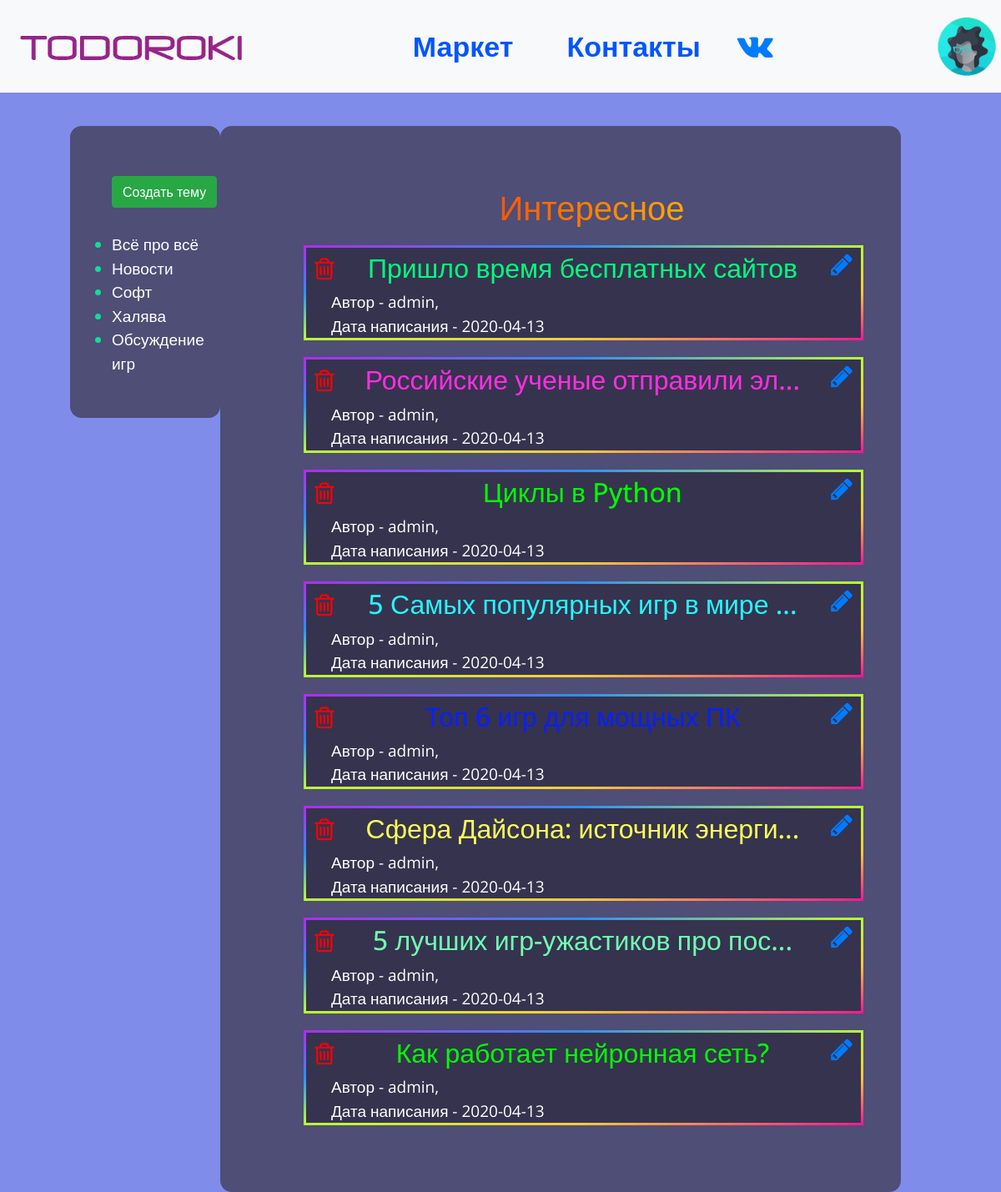
The page / (signed in) on the database its author committed.
### data/users.py (models this page shows, shortened)
class User(SqlAlchemyBase, UserMixin, SerializerMixin):  # класс пользователей
    __tablename__ = 'users'
    id = sqlalchemy.Column(sqlalchemy.Integer, primary_key=True, autoincrement=True, unique=True)
    nickname = sqlalchemy.Column(sqlalchemy.String, unique=True)
    email = sqlalchemy.Column(sqlalchemy.String)
    hashed_password = sqlalchemy.Column(sqlalchemy.String)
    date_of_registration = sqlalchemy.Column(sqlalchemy.String,
                                             default=datetime.datetime.now().date())
    root = sqlalchemy.Column(sqlalchemy.Boolean, default=False)
    avatar = sqlalchemy.Column(sqlalchemy.String)
    news = orm.relation('News', back_populates='user')

### data/news.py (models this page shows)
class News(SqlAlchemyBase, UserMixin, SerializerMixin):  # класс тем
    __tablename__ = 'news'
    id = sqlalchemy.Column(sqlalchemy.Integer, primary_key=True, autoincrement=True, unique=True)
    color = sqlalchemy.Column(sqlalchemy.String)
    title = sqlalchemy.Column(sqlalchemy.String)
    text = sqlalchemy.Column(sqlalchemy.String)
    creator = sqlalchemy.Column(sqlalchemy.Integer, sqlalchemy.ForeignKey("users.id"))
    date_of_create = sqlalchemy.Column(sqlalchemy.String,  default=datetime.datetime.now().date())
    category = sqlalchemy.Column(sqlalchemy.String)
    user = orm.relation('User')

### main.py (the view)
@app.route("/")  # главная страница
def index():
    session = db_session.create_session()
    new = session.query(news.News).all()
    new.reverse()  # переворачиваем все новости, чтобы новые новости были сверху
    if current_user.is_authenticated:  # если пользователь авторизован
        return render_template('forum.html', title='Todoroki', nickname=current_user.nickname,
                               image=current_user.avatar, news=new)
    return render_template('forum.html', title='Todoroki', news=new)

### data/db_session.py (called while the page is built)
def create_session() -> Session:
    global __factory
    return __factory()

### main.py (called while the page is built)
@login_manager.user_loader
def load_user(user_id):  # функция для загрузки пользователя
    sessions = db_session.create_session()
    return sessions.query(users.User).get(user_id)

### templates/forum.html
{% extends "base.html" %}
{% block content %}
    <div class="themes">
        <ul>
            {% if current_user.is_authenticated %}
                <a href="/news"><button type="button" class="btn btn-success" style="margin-bottom: 30px;">Создать тему</button></a>
            {% endif %}
            <li><a href="/" style="color: white;">Всё про всё</a></li>
            <li><a href="/only_news" style="color: white;">Новости</a></li>
            <li><a href="/only_soft" style="color: white;">Софт</a></li>
            <li><a href="/only_halyava" style="color: white;">Халява</a></li>
            <li><a href="/only_games" style="color: white;">Обсуждение игр</a></li>
        </ul>
    </div>
    <div class="contentss">
        <h1 style="text-align:center;" class="login-text rainbow-animated">Интересное</h1>
    {% for item in news %}
        {% set idd = item.id %}
        {% set stylee = "text-align:center;" + "color:#" ~ item.color + ";" %}
        {% set hr = '/discussion/' ~ idd %}
        {% set hr_edit = '/change_news/' ~ idd %}
        {% set hr_delete = '/news_delete/' ~ idd %}
        <div class="rainbowborder">
            {% if current_user.is_authenticated and (current_user.root == 1 or current_user == item.user) %}
                <div style="display: flex; justify-content: space-between;">
                    {% else %}
              <div>
                  {% endif %}
             {% if current_user.is_authenticated and (current_user.root == 1 or current_user == item.user) %}
            <a href={{hr_delete}}><i class="fa fa-trash-o" aria-hidden="true" style="color: red; font-size: 30px; padding-left: 10px; padding-top: 5px;"></i></a>
               {% endif %}
                  {% if item.title|length > 30 %}
                    <a style="text-decoration: none;" href={{hr}}><h2 style={{stylee}}>{{item.title[0:30]}}...</h2></a>
                  {% else %}
                    <a style="text-decoration: none;" href={{hr}}><h2 style={{stylee}}>{{item.title}}</h2></a>
                  {% endif %}
                {% if current_user.is_authenticated and (current_user.root == 1 or current_user == item.user) %}
                        <a href={{hr_edit}}><i class="fa fa-pencil" aria-hidden="true" style="font-size: 30px;padding-right: 10px;"></i></a>
                {% endif %}
                </div>
            <div style="margin-left: 30px; color: white;">
                Автор - {{item.user.nickname}}, <br>
                Дата написания - {{item.date_of_create}}
            </div>
        </div>
        {% endfor %}
    </div>
{% endblock %}

### templates/base.html (shortened to what this page needs)
<!DOCTYPE html>
<html lang="en">
<head>
    <link rel="stylesheet"
          href="https://maxcdn.bootstrapcdn.com/font-awesome/4.7.0/css/font-awesome.min.css">
    <link rel="stylesheet"
          href="https://stackpath.bootstrapcdn.com/bootstrap/4.4.1/css/bootstrap.min.css"
>
    <link rel="stylesheet" href="/static/styles/styles.css" type="text/css">
    <link rel="stylesheet" href="/static/styles/rainbow.css" type="text/css">
</head>
<body>
    <header>
        <nav class="navbar navbar-expand-lg navbar-light bg-light">
  <a class="navbar-brand" href="/"><img src="/static/img/logo.png" alt="logo" class="logo"></a>
  <div class="collapse navbar-collapse" id="navbarTogglerDemo03">
    <ul class="navbar-nav mr-auto mt-2 mt-lg-0">
      <li class="nav-item active" style="margin-left: 42%">
        <a href="/market" class="market" style="text-decoration: none;">Маркет</a>
      </li>
        <li class="nav-item">
        <a href="/about" class="market" style="margin-left: 40%; text-decoration: none;">Контакты</a></li>
      <li class="nav-item" style="margin-left: 26%">
        <a href="https://vk.com/im?sel=-193170178" target="_blank"><i class="fa fa-vk" aria-hidden="true" style="font-size: 40px; text-decoration: none;    line-height: 95px;"></i></a>
      </li>
      <li class="nav-item" style="margin-left: 46%">
             {% if current_user.is_authenticated %}
                         <li><div class="dropdown" style="padding-top: 13%">
                          <button class="dropdown" type="button" id="dropdownMenuButton" data-toggle="dropdown" aria-haspopup="true" aria-expanded="false" style="height: 70px; margin-right: 10px;border: none; outline: none; background-color:#f8f9fa ">
                            <p><img src={{ image }} style="height: auto; width: auto; max-width: 70px; max-height: 70px;border: none; outline: none;"></p>
                          </button>
                        </div></li>
                    {% endif %}
      </li>
    </ul>
  </div>
</nav>
    </header>
{% block content %}
{% endblock %}
</body>
</html>

### static/styles/styles.css (style rules this page uses)
body { margin: 0; background-color: #7f8ce9; font-family: 'Open Sans', sans-serif; font-weight: 80px; }
.logo { float: left; height: 50px; }
header { background-color: #000000; display: table; width: 100%; height: 90px }
.market { color: #05f; text-decoration: none; line-height: 95px; font-size: 34px; font-weight: bold; }
.themes { background: #271c1a8c; float: left; font-size: 19px; width: 15%; height: 350px; margin-left: 7%; margin-top: 40px; border-radius: 14px; padding-left: 10px; padding-top: 60px; color: #00ff99d1; }
.contentss { background: #271c1a8c; font-size: 19px; width: 68%; margin-left: 22%; margin-top: 40px; border-radius: 14px; padding-left: 100px; padding-right: 45px; padding-top: 60px; padding-bottom: 60px; }
.rainbowborder { background-color:#1e192780; border: 3px solid transparent; border-image: linear-gradient(to bottom right, #b827fc 0%, #2c90fc 25%, #b8fd33 50%, #fec837 75%, #fd1892 100%); border-image-slice: 1; margin-bottom: 20px; padding-top: 5px; }
div img { height: auto; width: auto; max-width: 600px; max-height: 600px; display: block; margin-left: auto; margin-right: auto }

### static/styles/rainbow.css (style rules this page uses)
.rainbow-animated { background: linear-gradient(to right, red, orange, yellow, green, cyan, blue, violet); background-size: 400% 400%; -webkit-background-clip: text; -webkit-text-fill-color: transparent; -webkit-animation: rainbow 20s ease infinite; animation: rainbow 20s ease infinite; font-size: 40px; line-height: 75px; padding-left: 20px; }

### rows shown on the page
User: avatar (picture)
News: title "Пришло время бесплатных сайтов", user.nickname "admin", date_of_create "2020-04-13"
News: title "Российские ученые отправили эл", user.nickname "admin", date_of_create "2020-04-13"
News: title "Циклы в Python", user.nickname "admin", date_of_create "2020-04-13"
News: title "5 Самых популярных игр в мире", user.nickname "admin", date_of_create "2020-04-13"
News: user.nickname "admin", date_of_create "2020-04-13"
News: title "Сфера Дайсона: источник энерги", user.nickname "admin", date_of_create "2020-04-13"
News: title "5 лучших игр-ужастиков про пос", user.nickname "admin", date_of_create "2020-04-13"
News: title "Как работает нейронная сеть?", user.nickname "admin", date_of_create "2020-04-13"
